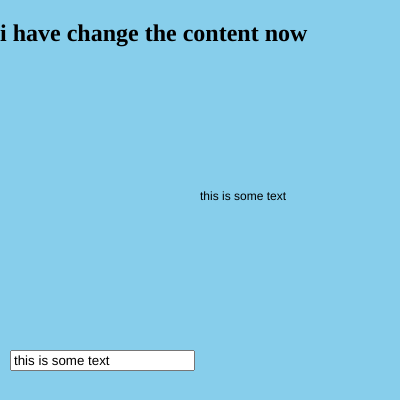
Frame 1 (no input)
Frame 60 (no input): identical to frame 1, image omitted
Frame 120 (the mouse pressed at the canvas centre since frame 60): identical to frame 1, image omitted

The p5.js sketch that drew this single still picture (run headless with seeded random() and noise() and a simulated clock; from frame 60 on, the mouse is pressed at the canvas centre):

// p5.js sketch
// ── sketch.js
// make the html elements global bc we might want to manipulate them
let headerElement
let slider
let inputText
let dropdown

function setup() {
  createCanvas(400, 400);
  headerElement = createElement('h2', 'hi this is an h2')
  headerElement.position(0, 0)
  headerElement.html ('i have change the content now')
  
  //value= starting value
  //step= if you want it to snap to a value
   slider = createSlider(0, width, width/2, 100)
  
  //createInput([value])
  inputText = createInput('this is some text')
  inputText.position(10, 350)
  
  
  dropdown = createSelect()
  dropdown.option("sky blue", "skyblue")
  dropdown.option("pink")
  
  
  
}


function draw() {
  background(dropdown.selected());
  
  // print(slider.value())
  text(inputText.value(), slider.value(), height/2)
}
// ── style.css
html, body {
  margin: 0;
  padding:}
canvas {
  display: block;
}

p{
  color: blue;
  background-color: yellow;
}

h1{
  color: red;
}
